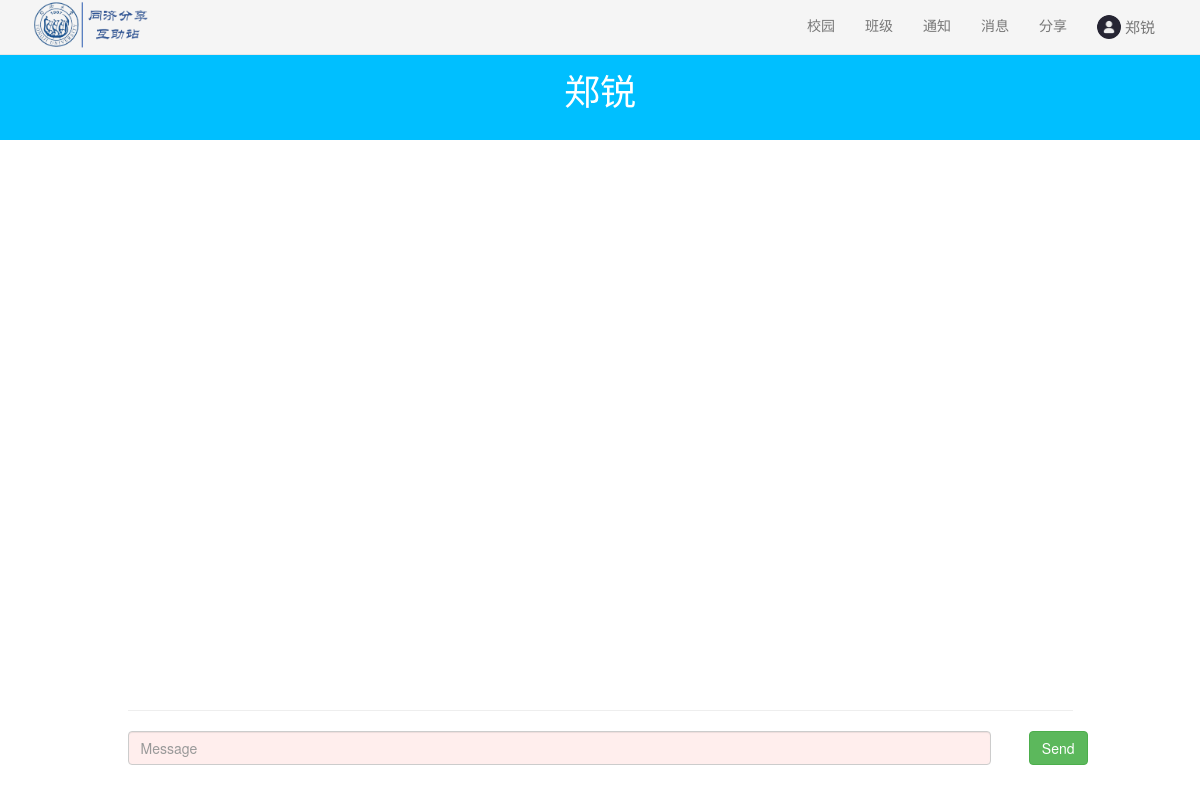
The page /chat/2050271 (signed in) on the database its author committed.
### sql.py (models this page shows, shortened)
class User(UserMixin,db.Model):
    id = db.Column(db.Integer, primary_key=True)  # 主键，学号
    name = db.Column(db.String(20))  # 名字
    password=db.Column(db.String(128)) #密码
    intro=db.Column(db.Text)#个人介绍
    auth=db.Column(db.String(20))#权限
    dormitory=db.Column(db.String(20))#宿舍名
    class_id = db.Column(db.Integer, db.ForeignKey('class_room.id'))#对应的班级
    user_post=db.relationship('post',backref='user_post')#发的帖子
    user_post_comments = db.relationship('post_comment', backref='user_post_comments')#发的评论
    user_notice = db.relationship('notice', backref='user_post')  # 发的帖子
    user_chat_room = db.relationship("chatroom", secondary=user_room,backref=db.backref('user_create', lazy="dynamic")) # 用户对应的聊天室

### apps/chat.py (the view)
@postbp.route('/<user_id>')
def index(user_id):
    if (current_user.is_authenticated==False):
        return redirect(url_for("basic.login"))
    user=sql.find_user(user_id)
    return render_template('chat.html',
                           user_me=current_user.id,
                           user_other=user.id,
                           other_name=user.name,
                           user_id=current_user.id,
                           user_name=current_user.name,
                           class_id=current_user.class_id,
                           async_mode=socketio.async_mode)

### sql.py (called while the page is built)
@login_manager.user_loader
def load_user(user_id):  # 创建用户加载回调函数，接受用户 ID 作为参数
    user = User.query.get(int(user_id))  # 用 ID 作为 User 模型的 主键查询对应的用户
    return user

def find_user(no):
    u=load_user(no)
    if(u is None):
        return False
    return u

### apps/templates/chat.html (shortened to what this page needs)
<link rel="stylesheet" href="{{ url_for('static', filename='css/bootstrap.min.css') }}">
<link href="{{ url_for('static', filename='css/minecss.css') }}" rel="stylesheet">
{% include "common/header.html" %}
<body style="background: url(../static/images/img_login.jpg) no-repeat;background-size:100%;">
    <div class="text-center" style="margin-top:20px;background:#00BFFF;color:white;height:100px">
        <br>
        <h1 style="margin-top:10px;">{{other_name}}</h1>
    </div>
    <div class="container">
        <div class="row myCenter">
            <div class="col-xs-12 col-md-10 col-center-block">
                <div id="log" class="log"></div>
                <hr>
                <form id="send_room" method="POST" action="#" >
                    <div class="form-group row" style="height:50px">
                        <div class="col-md-11">
                            <input type="text" required class="form-control" name="room_data" id="room_data"
                                   placeholder="Message">
                        </div>
                        <input type="submit" class="btn btn-success pull-right" value="Send">
                    </div>
                </form>
            </div>
        </div>
    </div>
</body>

### apps/templates/common/header.html (shortened to what this page needs)
<div>
    <nav class="navbar navbar-default navbar-static navbar-fixed-top" role="navigation" style="background:#F5F5F5">
        <div class="container">
            <div class="navbar-header">
                <img style="height:50px;overflow:hidden;"
                     src="{{ url_for('static', filename='images/img_title.png') }}"/>
            </div>
            <div class="pull-right">
                <ul class="nav navbar-nav">
                    <li><a href={{url_for("basic.main")}}>校园</a></li>
                    <li><a href={{url_for("basic.myclass")}}>班级</a></li>
                    <li><a href={{url_for("basic.mynotice")}}>通知</a></li>
                    <li><a href={{url_for("chat.allchat")}}>消息</a></li>
                    <li><a href={{url_for("basic.submitpost")}}>分享</a></li>
                    <li><a href={{url_for("basic.home",user_id=user_id)}}>
                        <img class="img-circle" style="width:24px;height:24px;"
                             src="{{url_for('static', filename='images/user/'+user_id|string+'/head.jpg')}}">
                        <span style="vertical-align:middle;font-size:15px">{{user_name}}</span>
                    </a></li>
                </ul>
            </div>
        </div>
    </nav>
</div>

### apps/static/css/minecss.css (style rules this page uses)
input.form-control:invalid { background-color: #ffeeed; }

### apps/templates/chat.html (style rules this page uses)
* { padding: 0; margin: 0; }
.col-center-block { float: none; display: block; margin-left: auto; margin-right: auto; }
.log { overflow: hidden; overflow-y: scroll; white-space: nowrap; height:550px; width:100%; }

### rows shown on the page
User: id (picture), name "郑锐"
User: name "郑锐"
